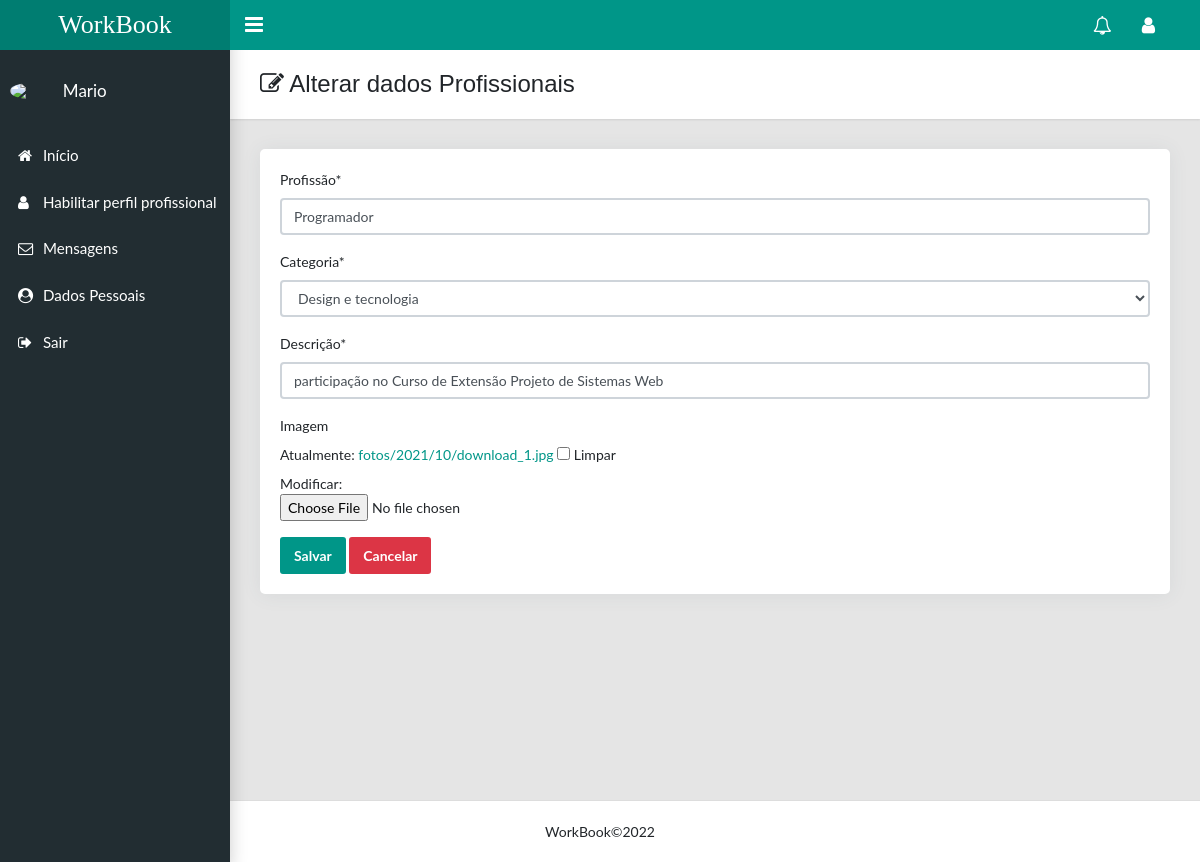
Page /dadosProfissional/1 (signed in) on the earlier database version.
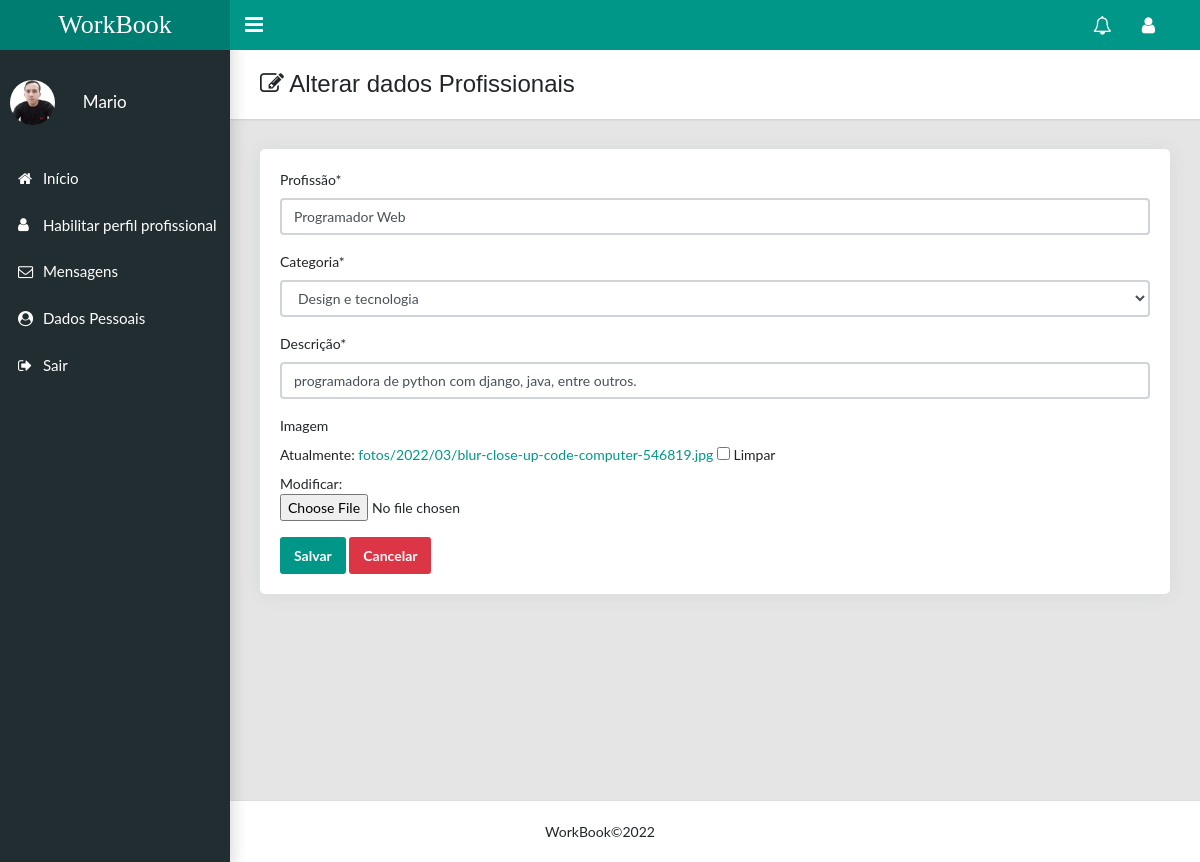
Same page on the later database version.
### usuario/models.py (models this page shows, shortened)
class Profissional(models.Model):
            profissao = models.CharField('Profissão', max_length=250)
            categoria = models.ForeignKey(Categoria, on_delete=models.CASCADE, related_name='categoria')
            slug = models.SlugField('Atalho', unique=True, blank=True, null=True)
            descricao = models.CharField('Descrição', max_length=250)
            imagem = models.ImageField(upload_to='fotos/%Y/%m/', blank=True, null=True)
            user = models.OneToOneField(Usuario, on_delete=models.CASCADE, related_name='usario',
                                        error_messages={
                                            "unique": "Já existe um profissional cadastrado para este usuário."
                                        }
                                       )
            acesso_permitido = models.BooleanField(default=True)
            """def clean(self):
                error_messages = {}
                if not valida_cpf(self.cpf):
                    error_messages['cpf'] = 'Digite um cpf Válido!'

                if error_messages:
                    raise ValidationError(error_messages)"""
            class Meta:
                verbose_name = 'Profissional'
                verbose_name_plural = 'Profissional'
                ordering = ['id']

class Usuario(AbstractUser):
    telefone = models.CharField('telefone', max_length=15)
    imagem = models.ImageField(upload_to='fotosperfil/%Y/%m/', blank=True, null=True)
    cidade = models.CharField('cidade', max_length=40)
    rua = models.CharField('rua', max_length=60)
    uf = models.CharField('uf', max_length=2)
    bairro = models.CharField('bairro', max_length=40)
    is_staff = models.BooleanField(default=False)
    is_superuser = models.BooleanField(default=False)
    is_active = models.BooleanField(default=True)
    is_profissional = models.BooleanField(default=False)
    class Meta:
        db_table = 'usuario'
        verbose_name = 'Usuario'
        verbose_name_plural = 'Usuario'

### usuario/views.py (the view)
# urls.py: path('dadosProfissional/<int:user_id>', views.dadosProfissional, name='dadosProfissional'),
@login_required(login_url='usuario:submit_login')
def dadosProfissional(request, user_id):
    data = {}
    profissional = Profissional.objects.get(user_id=user_id)
    form = FormEditProfissional(request.POST or None, instance=profissional)
    if form.is_valid():
        form.save()
        return redirect('usuario:detailProfissional', profissional.user_id)
    data['form'] = form
    data['profissional'] = profissional
    return render(request, 'usuario/dadosProfissional.html', data)

### usuario/form.py
class FormEditProfissional(ModelForm):
    class Meta:
        model = Profissional
        fields = '__all__'
        exclude = ('user','slug', 'acesso_permitido',)

### usuario/models.py (called while the page is built)
    def __str__(self):
        return self.nome

### usuario/templates/usuario/dadosProfissional.html (shortened to what this page needs)
{% extends 'base.html' %}
{% block content %}
{% load crispy_forms_tags %}
<main class="app-content">
    <div class="app-title">
        <div>
            <h1><i class="fa fa-edit"></i> Alterar dados Profissionais</h1>
        </div>
    </div>
    <div class="row">
        <div class="col-lg-12">
            <div class="card user-card-full">
                <div class="row m-l-0 m-r-0">
                    <div class="card-body">
                        <form method="post" action="{% url 'usuario:dadosProfissional' profissional.user_id %}"
                              enctype="multipart/form-data">
                            {{ form|crispy }}
                            <div class="row">
                                <div class="col">
                                    <button type="submit" class="btn btn-primary" title="Salvar">Salvar</button>
                                    <a class="btn btn-danger" href="{% url 'usuario:detailProfissional' user.id %}">Cancelar</a>
                                </div>
                            </div>
                        </form>
                    </div>
                </div>
            </div>
        </div>
    </div>
</main>
{% endblock %}

### templates/parciais/head.html (shortened to what this page needs)
{% load static %}
<html lang="en">
<head>
    <link rel="stylesheet" type="text/css" href="{% static 'css/admin.css'%}">
    <link rel="stylesheet" type="text/css" href="{% static 'css/main.css'%}">
    <link rel="stylesheet" type="text/css" href="{% static 'css/style.css'%}">
    <link rel="stylesheet" type="text/css"
          href="https://maxcdn.bootstrapcdn.com/font-awesome/4.7.0/css/font-awesome.min.css">
</head>
<body class="app sidebar-mini">
{% if user.is_authenticated %}
<header class="app-header"><a class="app-header__logo" href="{% url 'usuario:listarProfissional' %}" title="Início">WorkBook</a>
    <a class="app-sidebar__toggle" href="#" data-toggle="sidebar"
                                    aria-label="Hide Sidebar"></a>
    <ul class="app-nav">
        <li class="dropdown">
            <a class="app-nav__item" href="#" data-toggle="dropdown"
               aria-label="Show notifications">
                <i class="fa fa-bell-o fa-lg" title="Notificações"></i>
            </a>
        </li>
        <li class="dropdown"><a class="app-nav__item" href="#" data-toggle="dropdown"
                                aria-label="Open Profile Menu" title="Usuário"><i class="fa fa-user fa-lg"></i></a>
        </li>
    </ul>
</header>
<aside class="app-sidebar">
    <div class="app-sidebar__user">
        {% if request.user.imagem %}
        <img class="app-sidebar__user-avatar"
             src="{{request.user.imagem.url}}" style="max-width: 45px; height: auto" alt="User Image">
        {% else %}
        <img width="40"
             src="https://static.vecteezy.com/ti/vetor-gratis/p1/2318271-icone-do-perfil-do-usuario-gr%C3%A1tis-vetor.jpg">
        {% endif %}
        <div>
            <p class="app-sidebar__user-name"> &ensp; {{user.first_name}}</p>
        </div>
    </div>
    <ul class="app-menu">
        <li><a class="app-menu__item" href="{% url 'usuario:listarProfissional' %}"><i
                class="app-menu__icon fa fa-home"></i><span class="app-menu__label" title="Início">Início</span></a>
        </li>
        {% if not user.is_profissional %}
        <li><a class="app-menu__item" href="{% url 'usuario:add_perfil' user.id  %}"><i
                class="app-menu__icon icon fa fa-user"></i><span class="app-menu__label" title="Adicionar Profissional">
                Habilitar perfil profissional</span></a></li>
        {% endif %}
        <li><a class="app-menu__item" href="{% url 'teste_chat'  %}"><i
                class="app-menu__icon fa fa-envelope-o"></i><span class="app-menu__label"
                                                                  title="Mensagens">Mensagens</span></a>
        </li>
        <li><a class="app-menu__item" href="{% url 'usuario:detailUsuario' request.user.id %}"><i
                class="app-menu__icon fa fa-user-circle"></i><span class="app-menu__label" title="Dados Pessoais">Dados Pessoais</span></a>
        </li>
        <li>
            <a class="app-menu__item" href="{% url 'usuario:logout_user' %}"><i
                    class="app-menu__icon fa fa-sign-out"></i><span class="app-menu__label" title="Sair">Sair</span>
            </a>
        </li>
    </ul>
</aside>
{% endif %}
</body>
</html>

Differences in the rows shown:
removed Profissional: profissao "Programador", categoria "Design e tecnologia", descricao "participação no Curso de Extensão Projeto de Sistemas Web"
changed Usuario "Mario": user.imagem: picture added
added Profissional: profissao "Programador Web", categoria "Design e tecnologia", descricao "programadora de python com django, java, entre outros."
Other differences:
text no longer shown: "Profissão * Categoria * Descrição * Imagem Atualmente: fotos/2021/10/download_1.jpg Limpar Modificar:"
text now shown: "Profissão * Categoria * Descrição * Imagem Atualmente: fotos/2022/03/blur-close-up-code-computer-546819.jpg Limpar Modificar:"
